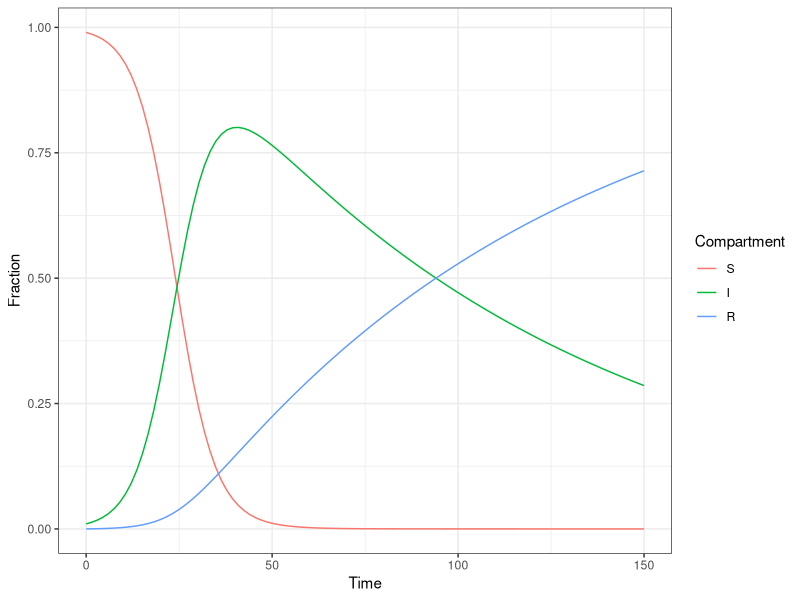
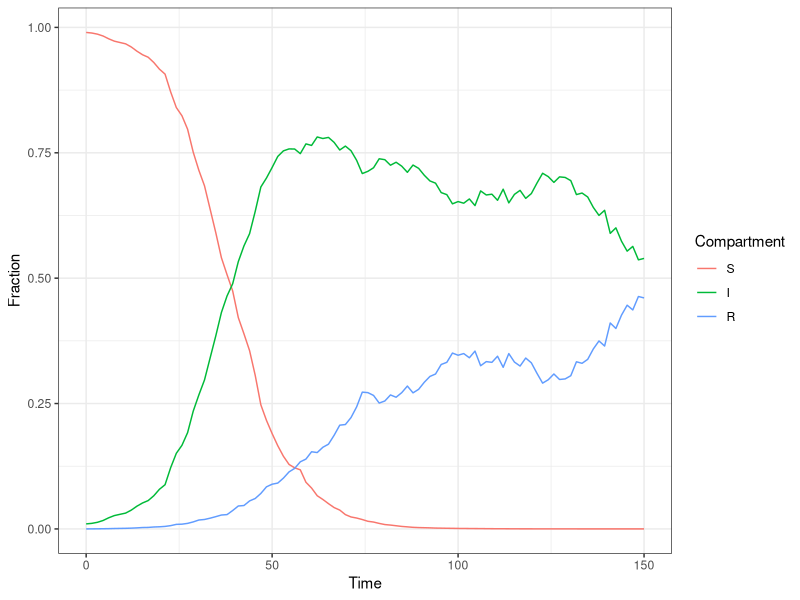

Recreate these plots in R, in order.
## ---- chunk 1
#| message: false
library('ggplot2')
library('tidyverse')
library('deSolve')
theme_set(theme_bw())
## ---- chunk 2
plot_deSolve_result <- function(result) {
  tib <- as_tibble(unclass(result))  
  vars <- colnames(result)[-1]
  long <- pivot_longer(tib, cols = all_of(vars))
  long$name <- factor(long$name, levels = c('S', 'I', 'R'))
  ggplot(long, aes(time, value, colour = name)) + 
    geom_line() + 
    labs(colour = 'Compartment', 
         x = 'Time',
         y = 'Fraction')
}
## ---- chunk 3
parameters <- list(beta = 0.2, 
                   gamma = .01,
                   lambda = 0)

infected_initial <- 0.01
initial_condition <- 
  c(S = 1 - infected_initial,
    I = infected_initial,
    R = 0)

t_max <- 100
step_length <- t_max / 100
timepoints <- seq(0, 150, length.out = 100)

## ---- chunk 4
sir_ode_deterministic <- function(t, state, pars) {
  with(as.list(c(state, pars)), {
    dS <- - beta * I * S + lambda * R
    dI <- beta * I * S - gamma * I
    dR <- gamma * I - lambda * R
    return(list(c(dS = dS, dI = dI, dR = dR)))
  }) 
}


sir_solution_deterministic <- 
  ode(y = initial_condition, 
      times = timepoints,
      func = sir_ode_deterministic,
      parms = parameters)
plot_deSolve_result(sir_solution_deterministic)


## ---- chunk 5
sir_ode_stochastic <- function(t, state, pars) {
  with(as.list(c(state, pars)), {
    S_new <- S - beta * I * S * step_length
    I_new <- I + (beta * I * S - gamma * I) * step_length
    R_new <- R + gamma * I * step_length
    
    new_values <-c(S = S_new, I = I_new, R = R_new)
    new_values <- new_values * rlnorm(3, meanlog = 0, sdlog = 0.05)
    new_values <- new_values / sum(new_values)
    return(list(new_values))
  })
}

sir_solution_stochastic <- 
  ode(y = initial_condition, 
      times = timepoints,
      func = sir_ode_stochastic,
      parms = parameters, 
      method = 'iteration')

plot_deSolve_result(sir_solution_stochastic)
